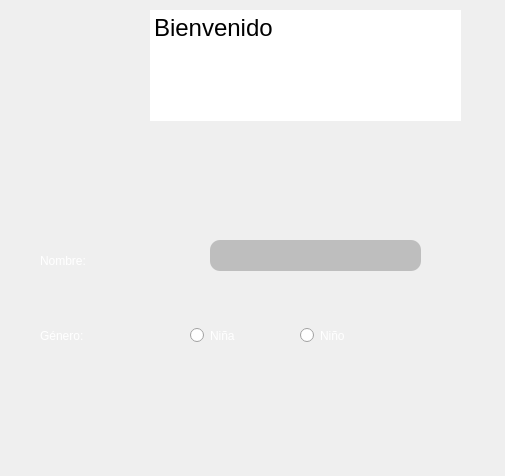
<?xml version="1.0" encoding="UTF-8"?>
<ui version="4.0">
 <class>MainWindow</class>
 <widget class="QMainWindow" name="MainWindow">
  <property name="geometry">
   <rect>
    <x>0</x>
    <y>0</y>
    <width>505</width>
    <height>476</height>
   </rect>
  </property>
  <property name="windowTitle">
   <string>Shake-Shake</string>
  </property>
  <property name="styleSheet">
   <string notr="true">QLabel{
	
	color: rgb(255, 255, 255);
	font: 20pt &quot;Times New Roman&quot;;
}
QPushButton{
	border-radius: 60px;
}
QPushButton:pressed {
	border-radius: 30px;
    padding-top: 2px;
    padding-left: 3px;
}
QPushButton:hover {
	qproperty-iconSize: 16px 16px;

        padding-right: 3px;
}</string>
  </property>
  <widget class="QWidget" name="centralwidget">
   <widget class="QPushButton" name="adelante">
    <property name="geometry">
     <rect>
      <x>210</x>
      <y>370</y>
      <width>111</width>
      <height>101</height>
     </rect>
    </property>
    <property name="cursor">
     <cursorShape>PointingHandCursor</cursorShape>
    </property>
    <property name="styleSheet">
     <string notr="true"/>
    </property>
    <property name="text">
     <string/>
    </property>
    <property name="icon">
     <iconset>
      <normaloff>Images/Guardar.png</normaloff>Images/Guardar.png</iconset>
    </property>
    <property name="iconSize">
     <size>
      <width>120</width>
      <height>120</height>
     </size>
    </property>
   </widget>
   <widget class="QLineEdit" name="Nombre">
    <property name="geometry">
     <rect>
      <x>210</x>
      <y>240</y>
      <width>211</width>
      <height>31</height>
     </rect>
    </property>
    <property name="styleSheet">
     <string notr="true">font: 18pt &quot;Times New Roman&quot;;
color: rgb(0, 0, 0);
border-radius: 10px;
background-color: rgb(190, 190, 190);
</string>
    </property>
    <property name="text">
     <string/>
    </property>
   </widget>
   <widget class="QTextEdit" name="dialogo">
    <property name="enabled">
     <bool>true</bool>
    </property>
    <property name="geometry">
     <rect>
      <x>150</x>
      <y>10</y>
      <width>311</width>
      <height>111</height>
     </rect>
    </property>
    <property name="styleSheet">
     <string notr="true">font: 18pt &quot;Times New Roman&quot;;
border-color: rgb(255, 255, 255);
border:none</string>
    </property>
    <property name="readOnly">
     <bool>true</bool>
    </property>
    <property name="html">
     <string>&lt;!DOCTYPE HTML PUBLIC &quot;-//W3C//DTD HTML 4.0//EN&quot; &quot;http://www.w3.org/TR/REC-html40/strict.dtd&quot;&gt;
&lt;html&gt;&lt;head&gt;&lt;meta name=&quot;qrichtext&quot; content=&quot;1&quot; /&gt;&lt;style type=&quot;text/css&quot;&gt;
p, li { white-space: pre-wrap; }
&lt;/style&gt;&lt;/head&gt;&lt;body style=&quot; font-family:'Times New Roman'; font-size:18pt; font-weight:400; font-style:normal;&quot;&gt;
&lt;p style=&quot; margin-top:0px; margin-bottom:0px; margin-left:0px; margin-right:0px; -qt-block-indent:0; text-indent:0px;&quot;&gt;Bienvenido&lt;/p&gt;&lt;/body&gt;&lt;/html&gt;</string>
    </property>
   </widget>
   <widget class="QLabel" name="label_7">
    <property name="geometry">
     <rect>
      <x>60</x>
      <y>-40</y>
      <width>461</width>
      <height>231</height>
     </rect>
    </property>
    <property name="styleSheet">
     <string notr="true">font: 16pt &quot;Pristina&quot;;
</string>
    </property>
    <property name="text">
     <string/>
    </property>
    <property name="pixmap">
     <pixmap>Images/dialogo2.png</pixmap>
    </property>
    <property name="scaledContents">
     <bool>true</bool>
    </property>
   </widget>
   <widget class="QLabel" name="shake">
    <property name="geometry">
     <rect>
      <x>0</x>
      <y>70</y>
      <width>161</width>
      <height>161</height>
     </rect>
    </property>
    <property name="text">
     <string/>
    </property>
    <property name="pixmap">
     <pixmap>Images/shakehabla.gif</pixmap>
    </property>
    <property name="scaledContents">
     <bool>true</bool>
    </property>
   </widget>
   <widget class="QRadioButton" name="chica">
    <property name="geometry">
     <rect>
      <x>190</x>
      <y>320</y>
      <width>82</width>
      <height>31</height>
     </rect>
    </property>
    <property name="styleSheet">
     <string notr="true">color: rgb(255, 255, 255);
font: 18pt &quot;Times New Roman&quot;;</string>
    </property>
    <property name="text">
     <string>Niña</string>
    </property>
   </widget>
   <widget class="QRadioButton" name="chico">
    <property name="geometry">
     <rect>
      <x>300</x>
      <y>320</y>
      <width>82</width>
      <height>31</height>
     </rect>
    </property>
    <property name="styleSheet">
     <string notr="true">color: rgb(255, 255, 255);
font: 18pt &quot;Times New Roman&quot;;</string>
    </property>
    <property name="text">
     <string>Niño</string>
    </property>
   </widget>
   <widget class="QLabel" name="label_2">
    <property name="geometry">
     <rect>
      <x>40</x>
      <y>240</y>
      <width>141</width>
      <height>41</height>
     </rect>
    </property>
    <property name="styleSheet">
     <string notr="true"/>
    </property>
    <property name="text">
     <string>Nombre:</string>
    </property>
   </widget>
   <widget class="QLabel" name="label_3">
    <property name="geometry">
     <rect>
      <x>40</x>
      <y>310</y>
      <width>131</width>
      <height>51</height>
     </rect>
    </property>
    <property name="styleSheet">
     <string notr="true"/>
    </property>
    <property name="text">
     <string>Género:</string>
    </property>
   </widget>
   <widget class="QLabel" name="label_4">
    <property name="geometry">
     <rect>
      <x>-160</x>
      <y>0</y>
      <width>721</width>
      <height>481</height>
     </rect>
    </property>
    <property name="text">
     <string/>
    </property>
    <property name="pixmap">
     <pixmap>Images/fondo.jpg</pixmap>
    </property>
    <property name="scaledContents">
     <bool>true</bool>
    </property>
    <property name="alignment">
     <set>Qt::AlignCenter</set>
    </property>
   </widget>
   <zorder>label_4</zorder>
   <zorder>shake</zorder>
   <zorder>label_7</zorder>
   <zorder>adelante</zorder>
   <zorder>Nombre</zorder>
   <zorder>dialogo</zorder>
   <zorder>chica</zorder>
   <zorder>chico</zorder>
   <zorder>label_2</zorder>
   <zorder>label_3</zorder>
  </widget>
 </widget>
 <resources/>
 <connections/>
</ui>
